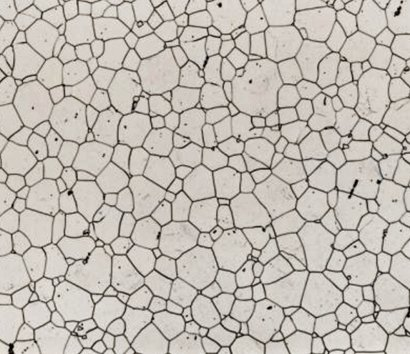
#> input picture Images/grains/grains2.jpg, 410 x 354 px, found by its file name
$ python lecture33.py
#> lines starting #> are read from the running program, lines starting #| are printed output that depends on the picture; after the words box and inside, x2 and y2 are one past the last pixel; in counts of white or black regions, pixels touching at a corner belong together

#*Grain size analysis in Python using watershed.

"""
https://opencv-python-tutroals.readthedocs.io/en/latest/py_tutorials/py_imgproc/py_watershed/py_watershed.html

This code performs grain size distribution analysis and dumps results into a csv file.
It uses watershed segmentation for better segmentation.
Compare results to regular segmentation.
"""

import cv2
import numpy as np
from matplotlib import pyplot as plt
from scipy import ndimage
from skimage import measure, color, io

img1 = cv2.imread("images/grains2.jpg")
#> img1 is the input picture: shape (354, 410, 3); mean B, G, R 179.7, 187.2, 193.5
img = cv2.cvtColor(img1,cv2.COLOR_BGR2GRAY)


pixels_to_um = 0.5 # 1 pixel = 500 nm (got this from the metadata of original image)

#Threshold image to binary using OTSU. ALl thresholded pixels will be set to 255
ret1, thresh = cv2.threshold(img, 0, 255, cv2.THRESH_BINARY+cv2.THRESH_OTSU)
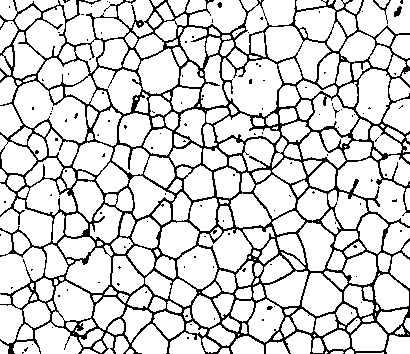
#> thresh: shape (354, 410); 83% white; black in thin lines or dots
#> ret1 = 157


# Morphological operations to remove small noise - opening
#To remove holes we can use closing
kernel = np.ones((3,3),np.uint8)
opening = cv2.morphologyEx(thresh,cv2.MORPH_OPEN,kernel, iterations = 2)
#> opening: shape (354, 410); 79.1% white; 37 black regions (34 under 20 px), largest, box (x1, y1, x2, y2) and area: (0, 0, 410, 354) 30120, (394, 0, 403, 17) 68, (217, 0, 222, 8) 26

from skimage.segmentation import clear_border
opening = clear_border(opening) #Remove edge touching grains
#> opening: shape (354, 410); 64.6% white; 29 black regions (28 under 20 px), largest, box (x1, y1, x2, y2) and area: (0, 0, 410, 354) 51232
#Check the total regions found before and after applying this.


#Now we know that the regions at the center of cells is for sure cells
#The region far away is background.
#We need to extract sure regions. For that we can use erode.
#But we have cells touching, so erode alone will not work.
#To separate touching objects, the best approach would be distance transform and then thresholding.

# let us start by identifying sure background area
# dilating pixes a few times increases cell boundary to background.
# This way whatever is remaining for sure will be background.
#The area in between sure background and foreground is our ambiguous area.
#Watershed should find this area for us.
sure_bg = cv2.dilate(opening,kernel,iterations=2)
#> sure_bg: shape (354, 410); 82.6% white; 88 black regions (61 under 20 px), largest, box (x1, y1, x2, y2) and area: (0, 0, 410, 354) 20335, (105, 323, 207, 354) 1650, (219, 331, 315, 354) 1356


# Finding sure foreground area using distance transform and thresholding
#intensities of the points inside the foreground regions are changed to
#distance their respective distances from the closest 0 value (boundary).
#https://www.tutorialspoint.com/opencv/opencv_distance_transformation.htm
dist_transform = cv2.distanceTransform(opening,cv2.DIST_L2,3)

#Let us threshold the dist transform by 20% its max value.
#print(dist_transform.max()) gives about 21.9
ret2, sure_fg = cv2.threshold(dist_transform,0.2*dist_transform.max(),255,0)
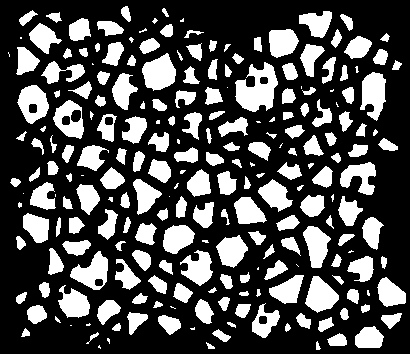
#> sure_fg: shape (354, 410) float32; 30% white; 227 white regions (39 under 20 px), largest, box (x1, y1, x2, y2) and area: (235, 62, 278, 112) 1305, (142, 53, 176, 91) 885, (360, 72, 386, 121) 849
#> ret2 = 3.77

#0.2* max value seems to separate the cells well.
#High value like 0.5 will not recognize some grain boundaries.

# Unknown ambiguous region is nothing but bkground - foreground
sure_fg = np.uint8(sure_fg)

unknown = cv2.subtract(sure_bg,sure_fg)
#> unknown: shape (354, 410); 52.6% white; 315 black regions (100 under 20 px)

#Now we create a marker and label the regions inside.
# For sure regions, both foreground and background will be labeled with positive numbers.
# Unknown regions will be labeled 0.
#For markers let us use ConnectedComponents.
ret3, markers = cv2.connectedComponents(sure_fg)
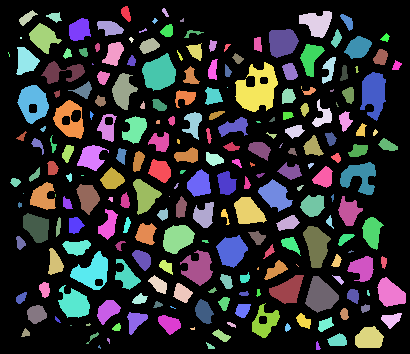
#> markers: shape (354, 410) int32; 228 distinct labels, from 0 to 227; one colour per label, 0 black
#> ret3 = 228

#One problem rightnow is that the entire background pixels is given value 0.
#This means watershed considers this region as unknown.
#So let us add 10 to all labels so that sure background is not 0, but 10
markers = markers+10
#> markers: shape (354, 410) int32; 228 distinct labels, from 10 to 237

# Now, mark the region of unknown with zero
markers[unknown==255] = 0
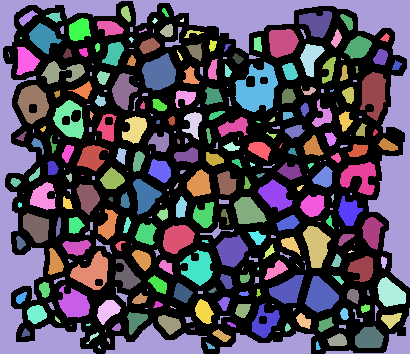
#> markers: shape (354, 410) int32; 229 distinct labels, from 0 to 237; one colour per label, 0 black
#plt.imshow(markers, cmap='jet')   #Look at the 3 distinct regions.

#Now we are ready for watershed filling.
markers = cv2.watershed(img1,markers)
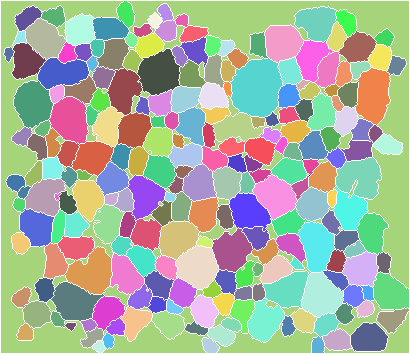
#> markers: shape (354, 410) int32; 230 distinct labels, from -1 to 237; one colour per label, 0 black, -1 white
#The boundary region will be marked -1
#https://docs.opencv.org/3.3.1/d7/d1b/group__imgproc__misc.html#ga3267243e4d3f95165d55a618c65ac6e1


#Let us color boundaries in yellow. OpenCv assigns boundaries to -1 after watershed.
img1[markers == -1] = [0,255,255]
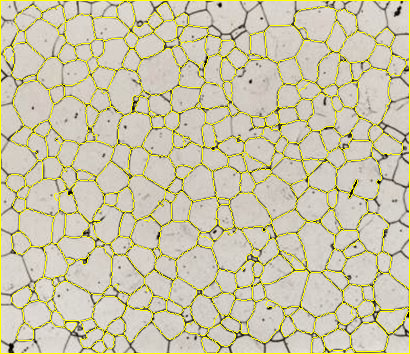
#> img1: shape (354, 410, 3); 8.29% of pixels changed, all inside (x1, y1, x2, y2) = (0, 0, 410, 354)

img2 = color.label2rgb(markers, bg_label=0)
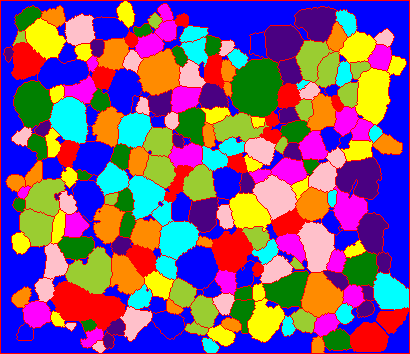
#> img2: shape (354, 410, 3) float64; mean R, G, B 0.493, 0.341, 0.517

cv2.imshow('Overlay on original image', img1)
cv2.imshow('Colored Grains', img2)
cv2.waitKey(0)

#Now, time to extract properties of detected cells
# regionprops function in skimage measure module calculates useful parameters for each object.
regions = measure.regionprops(markers, intensity_image=img)
#> regions = 228 regions; largest, box (x1, y1, x2, y2) and area: (1, 1, 409, 353) 29191, (230, 58, 283, 117) 2313, (355, 68, 390, 125) 1455, (65, 247, 112, 294) 1394, (137, 49, 180, 95) 1393

#Can print various parameters for all objects
#for prop in regions:
#    print('Label: {} Area: {}'.format(prop.label, prop.area))

#Best way is to output all properties to a csv file
#Let us pick which ones we want to export.

propList = ['Area',
            'equivalent_diameter', #Added... verify if it works
            'orientation', #Added, verify if it works. Angle btwn x-axis and major axis.
            'MajorAxisLength',
            'MinorAxisLength',
            'Perimeter',
            'MinIntensity',
            'MeanIntensity',
            'MaxIntensity']


output_file = open('image_measurements.csv', 'w')
output_file.write('Grain #' + "," + "," + ",".join(propList) + '\n') #join strings in array by commas,
#First cell to print grain number
#Second cell blank as we will not print Label column

grain_number = 1
for region_props in regions:
    output_file.write(str(grain_number) + ',')
    #output cluster properties to the excel file
#    output_file.write(str(region_props['Label']))
    for i,prop in enumerate(propList):
        if(prop == 'Area'):
            to_print = region_props[prop]*pixels_to_um**2   #Convert pixel square to um square
        elif(prop == 'orientation'):
            to_print = region_props[prop]*57.2958  #Convert to degrees from radians
        elif(prop.find('Intensity') < 0):          # Any prop without Intensity in its name
            to_print = region_props[prop]*pixels_to_um
        else:
            to_print = region_props[prop]     #Reamining props, basically the ones with Intensity in its name
        output_file.write(',' + str(to_print))
    output_file.write('\n')
    grain_number += 1
#> after the loop, grain_number = 229

output_file.close()   #Closes the file, otherwise it would be read only.

$ run again, with Images/grains/grains1.jpg copied over Images/grains/grains2.jpg
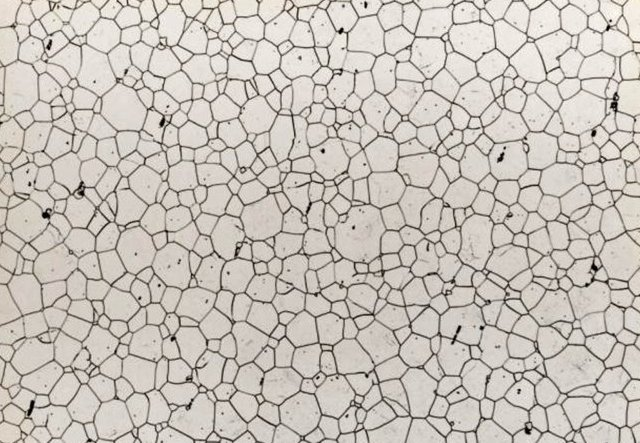
#> input picture Images/grains/grains1.jpg, 640 x 443 px, found by its file name
#> img1 is the input picture: shape (443, 640, 3); mean B, G, R 186.5, 194, 200.4
#> `ret1, thresh = cv2.threshold(img, 0, 255, cv2.THRESH_BINARY+cv2.THRESH..`:
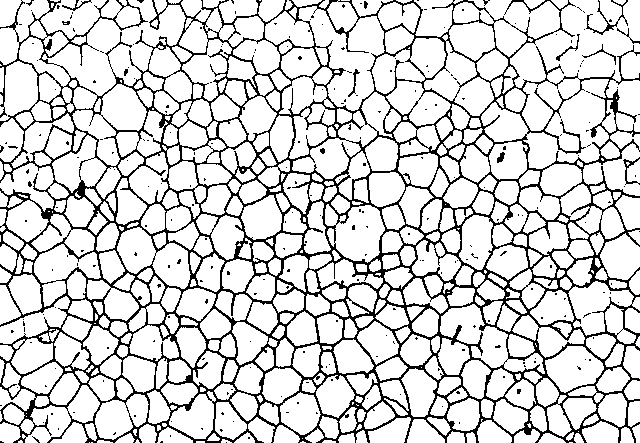
#> thresh: shape (443, 640); 83% white; black in thin lines or dots
#> ret1 = 165
#> sure_bg: shape (443, 640); 80.2% white; 161 black regions (117 under 20 px), largest, box (x1, y1, x2, y2) and area: (0, 0, 289, 443) 26648, (322, 0, 640, 443) 24380, (344, 0, 461, 43) 1577
#> ret2 = 3.83
#> unknown: shape (443, 640); 54.4% white; 588 black regions (205 under 20 px)
#> ret3 = 428
#> img1: shape (443, 640, 3); 7.67% of pixels changed, all inside (x1, y1, x2, y2) = (0, 0, 640, 443)
#> `img2 = color.label2rgb(markers, bg_label=0)`:
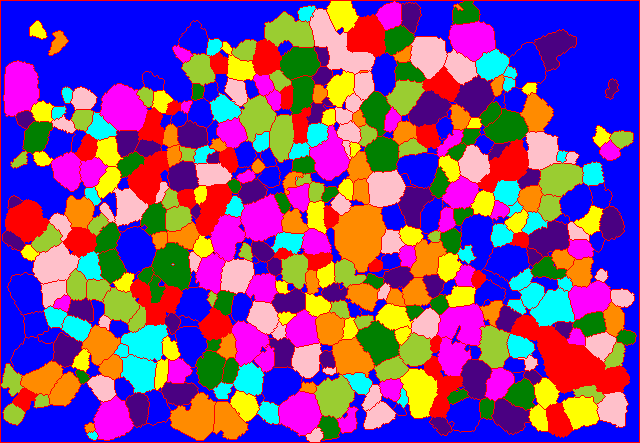
#> img2: shape (443, 640, 3) float64; mean R, G, B 0.499, 0.289, 0.561
#> regions = 428 regions; largest, box (x1, y1, x2, y2) and area: (1, 1, 639, 442) 64929, (332, 204, 386, 272) 2444, (544, 344, 605, 393) 1893, (310, 9, 375, 74) 1794, (100, 84, 148, 131) 1590
#> after the loop `for region_props in regions:`: grain_number = 429

$ run again, with Images/grains/grains3.jpg copied over Images/grains/grains2.jpg
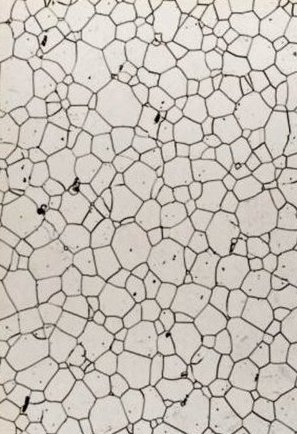
#> input picture Images/grains/grains3.jpg, 297 x 434 px, found by its file name
#> img1 is the input picture: shape (434, 297, 3); mean B, G, R 185.6, 193.5, 200.2
#> `ret1, thresh = cv2.threshold(img, 0, 255, cv2.THRESH_BINARY+cv2.THRESH..`:
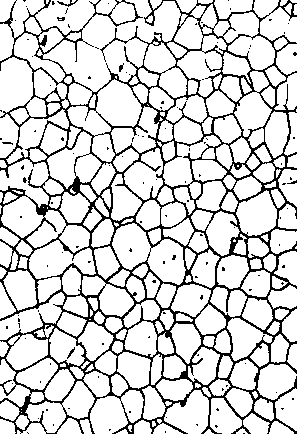
#> thresh: shape (434, 297); 83% white; black in thin lines or dots
#> ret1 = 165
#> sure_bg: shape (434, 297); 71.7% white; 62 black regions (46 under 20 px), largest, box (x1, y1, x2, y2) and area: (0, 0, 297, 434) 29664, (58, 381, 297, 434) 6059, (83, 361, 94, 372) 77
#> ret2 = 3.83
#> unknown: shape (434, 297); 49.3% white; 9 white regions
#> ret3 = 184
#> img1: shape (434, 297, 3); 7.57% of pixels changed, all inside (x1, y1, x2, y2) = (0, 0, 297, 434)
#> `img2 = color.label2rgb(markers, bg_label=0)`:
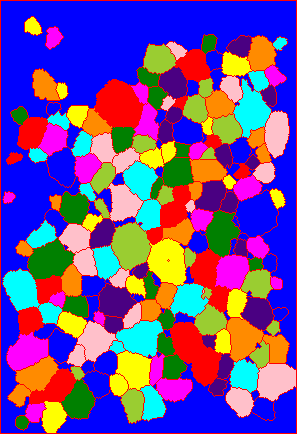
#> img2: shape (434, 297, 3) float64; mean R, G, B 0.433, 0.291, 0.591
#> regions = 184 regions; largest, box (x1, y1, x2, y2) and area: (1, 1, 296, 433) 40671, (95, 80, 143, 128) 1602, (235, 190, 278, 237) 1370, (147, 238, 186, 286) 1335, (111, 222, 151, 270) 1321
#> after the loop `for region_props in regions:`: grain_number = 185
